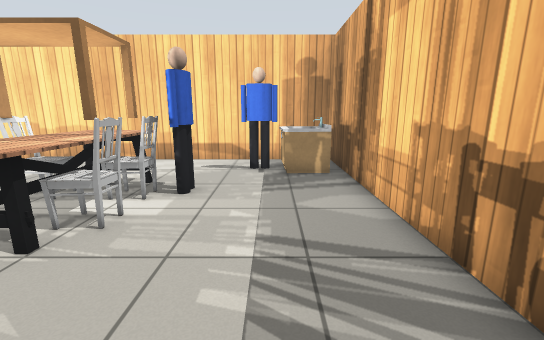
view 1 (above)

16 first-person views from a walk through a Gazebo world. The camera is 1 m above the floor, tilts 12° down and sees 90° across. The floor is counted in squares, 0.5 m on a side. Each view is taken from the middle of a square. On the plan, view 1 faces up. The plan holds only what a view shows up to about 16 squares ahead; the rest is blank. Simple patterns stand in for the simulator's built-in surfaces. Simple shapes stand in for some stock models. Some surface patterns are stand-ins.

view 2
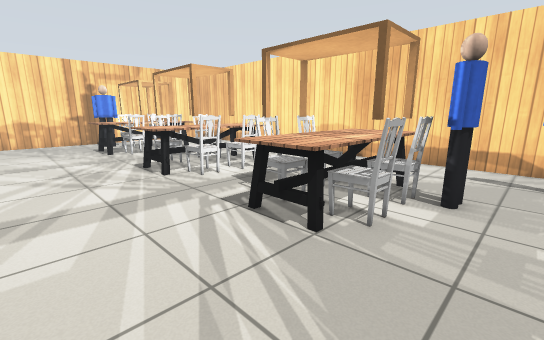

view 3
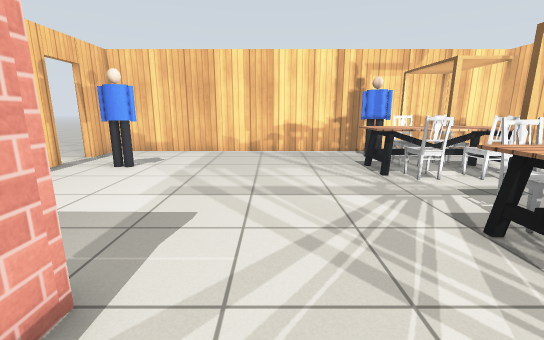

view 4
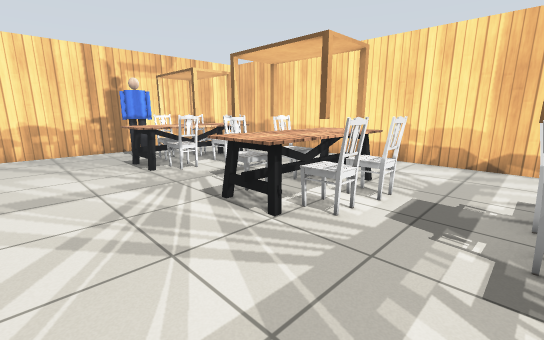

view 5
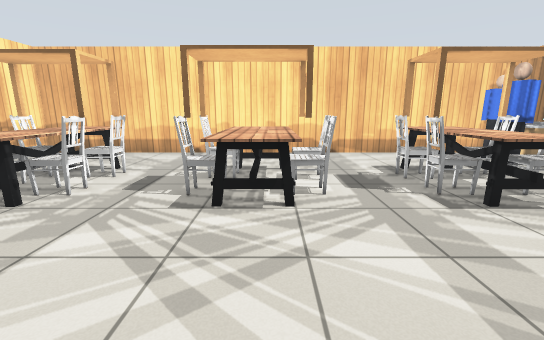

view 6
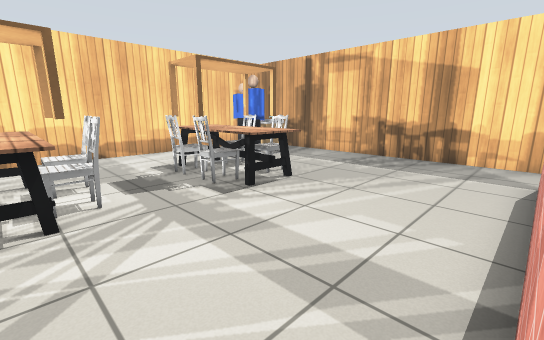

view 7
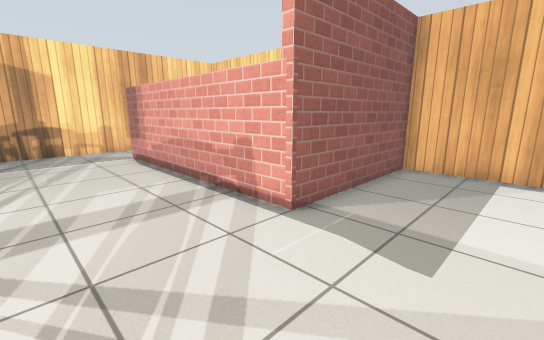

view 8
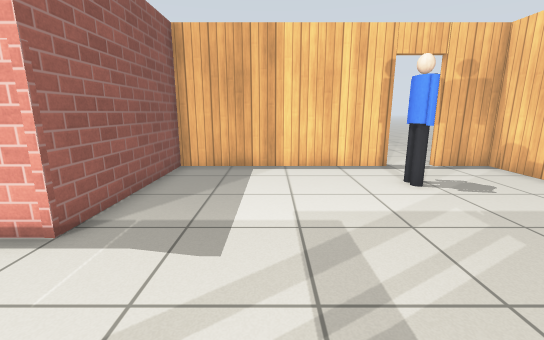

view 9
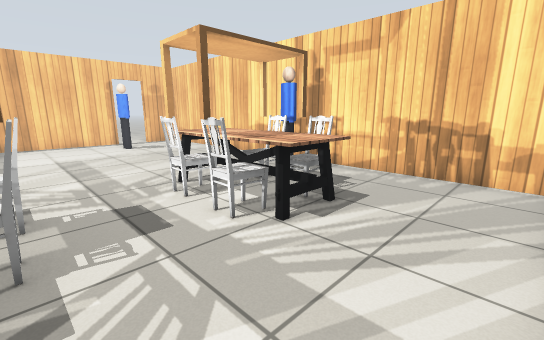

view 10
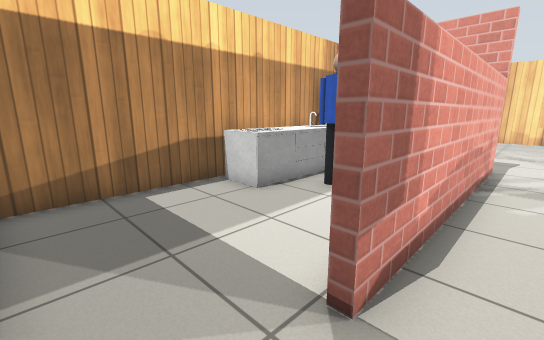

view 11
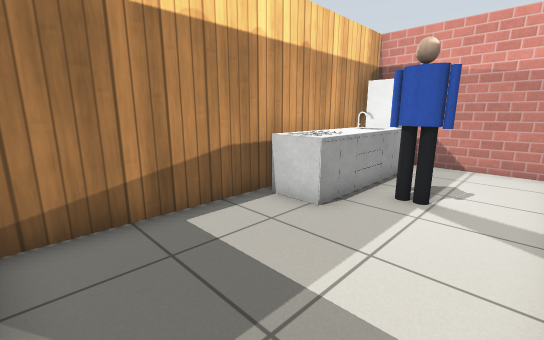

view 12
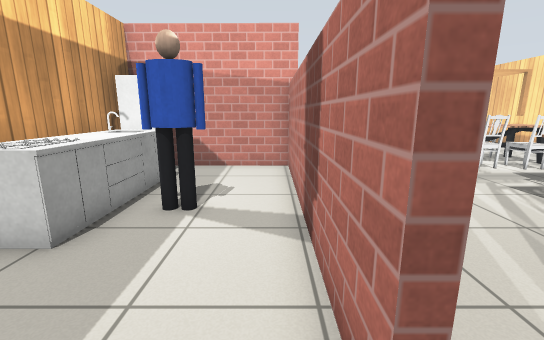

view 13
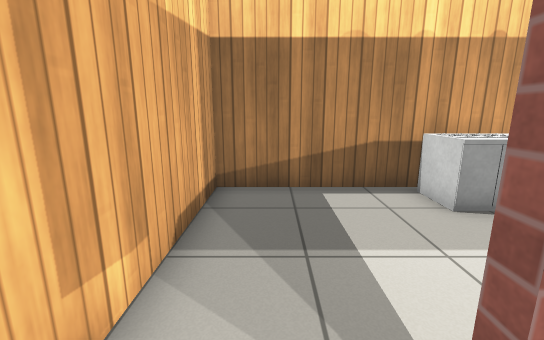

view 14
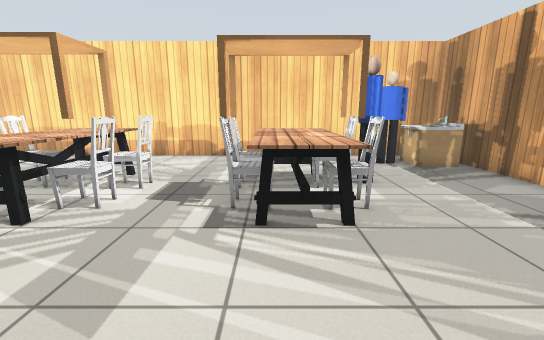

view 15
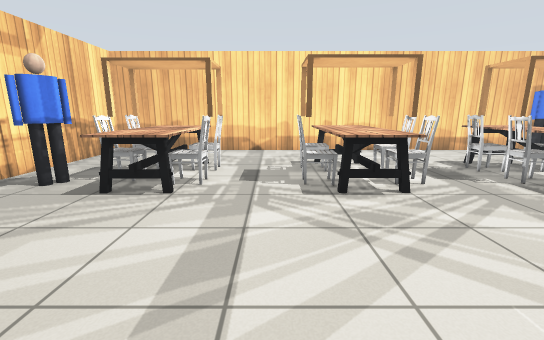

view 16
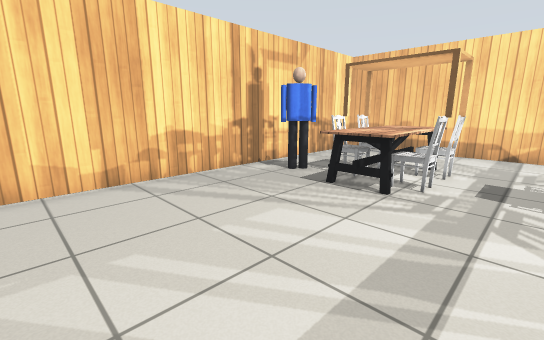

### Floor plan
Ten units are one square. View 1 is at (0, 0); x grows to the right and y downward. Boxes are objects, and circles mark ways between rooms. Rooms are numbered by the first view taken in them; rooms with no view inside come last. Other rooms are left out.
<svg viewBox="-217 -121 247 207">
<path fill="none" stroke="#000" d="M-174 81 -95 81 -95 21 -2 21 -2 24M25 26 25 -116 -212 -116 -212 81 -191 81M-2 24 -92 24M-92 20 -92 81 25 81 25 26"/>
<rect x="-205" y="-55" width="20" height="20" fill="#bbb"><title>person</title></rect>
<rect x="-185" y="-55" width="10" height="10" fill="#bbb"><title>chair</title></rect>
<rect x="-185" y="-75" width="10" height="10" fill="#bbb"><title>chair</title></rect>
<rect x="-175" y="45" width="10" height="20" fill="#bbb"><title>person</title></rect>
<rect x="-175" y="-85" width="20" height="50" fill="#bbb"><title>dining table</title></rect>
<rect x="-155" y="-55" width="10" height="10" fill="#bbb"><title>table</title></rect>
<rect x="-155" y="-75" width="10" height="10" fill="#bbb"><title>chair</title></rect>
<rect x="-145" y="-55" width="10" height="10" fill="#bbb"><title>chair</title></rect>
<rect x="-125" y="-55" width="20" height="10" fill="#bbb"><title>chair</title></rect>
<rect x="-125" y="-75" width="10" height="20" fill="#bbb"><title>chair</title></rect>
<rect x="-115" y="-85" width="20" height="50" fill="#bbb"><title>dining table</title></rect>
<rect x="-95" y="-55" width="10" height="10" fill="#bbb"><title>chair</title></rect>
<rect x="-95" y="-75" width="10" height="20" fill="#bbb"><title>chair</title></rect>
<rect x="-65" y="-55" width="20" height="10" fill="#bbb"><title>chair</title></rect>
<rect x="-65" y="-75" width="20" height="20" fill="#bbb"><title>chair</title></rect>
<rect x="-55" y="-85" width="20" height="50" fill="#bbb"><title>dining table</title></rect>
<rect x="-35" y="-55" width="10" height="10" fill="#bbb"><title>table</title></rect>
<rect x="-35" y="-75" width="10" height="20" fill="#bbb"><title>chair</title></rect>
<rect x="-25" y="-55" width="10" height="10" fill="#bbb"><title>chair</title></rect>
<rect x="-25" y="-75" width="10" height="10" fill="#bbb"><title>person</title></rect>
<rect x="-15" y="-105" width="20" height="10" fill="#bbb"><title>person</title></rect>
<rect x="5" y="-105" width="20" height="20" fill="#bbb"><title>sink</title></rect>
<rect x="-85" y="65" width="10" height="10" fill="#bbb"><title>fridge</title></rect>
<rect x="-75" y="55" width="50" height="20" fill="#bbb"><title>counter</title></rect>
<rect x="-55" y="45" width="20" height="10" fill="#bbb"><title>person</title></rect>
<circle cx="10" cy="20" r="3" fill="#2a7"/>
<text x="-100" y="-30">1</text>
<text x="-30" y="50">2</text>
</svg>
Room 1 opens to room 2.

Where each view was taken, in squares from view 1:
view 1: 0 up, 0 right, facing up
view 2: 0 up, 1 left, facing up-left
view 3: 0 up, 7 left, facing left
view 4: 0 up, 6 left, facing up-left
view 5: 2 down, 10 left, facing up
view 6: 2 down, 10 left, facing up-right
view 7: 2 up, 13 left, facing down-right
view 8: 2 up, 13 left, facing down
view 9: 11 up, 12 left, facing down-left
view 10: 1 down, 2 right, facing down-left
view 11: 3 down, 2 right, facing down-left
view 12: 3 down, 1 right, facing left
view 13: 1 down, 1 right, facing down
view 14: 1 down, 5 left, facing up
view 15: 3 down, 13 left, facing up
view 16: 3 down, 13 left, facing up-left
